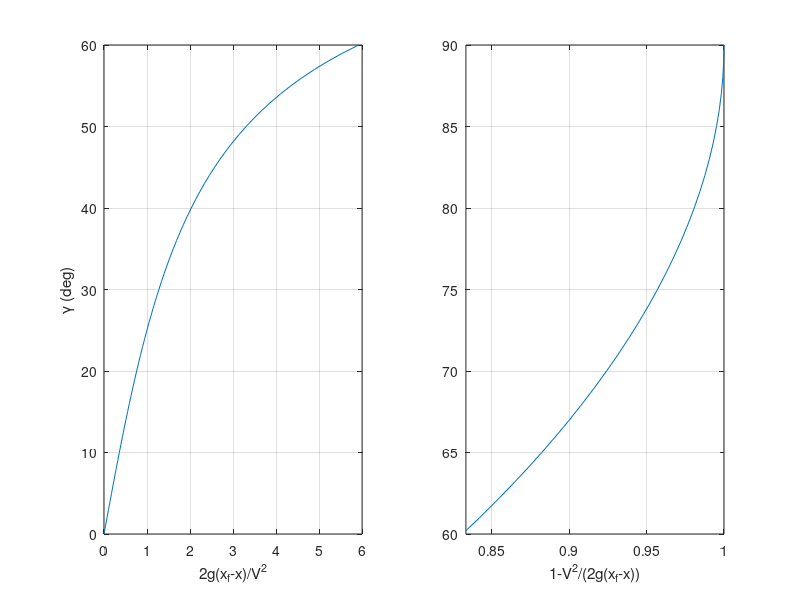
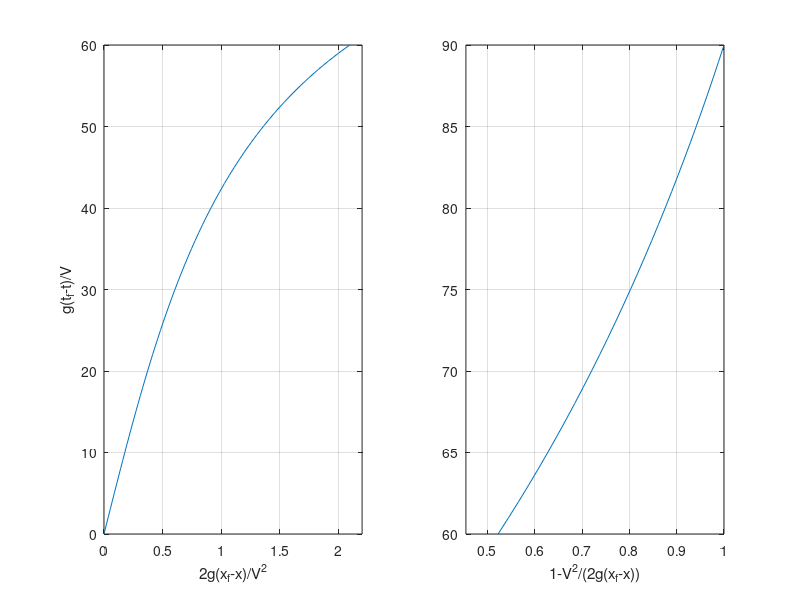
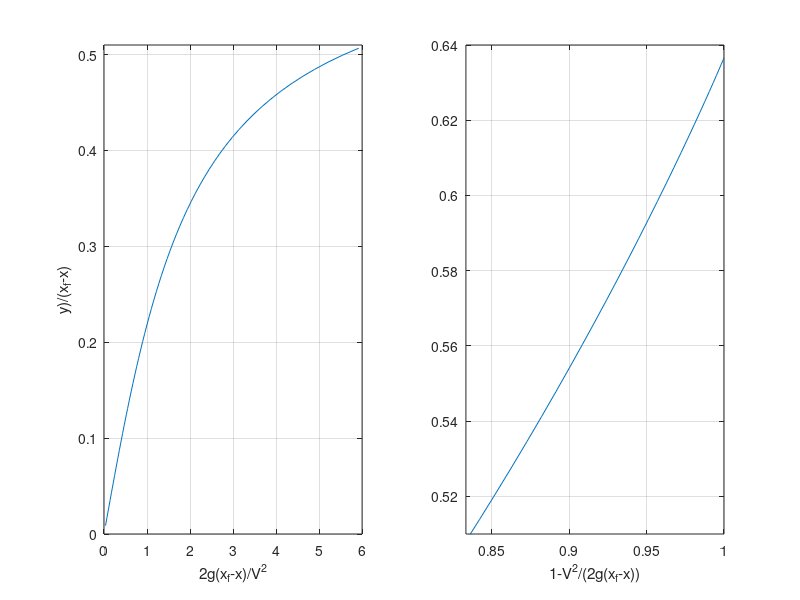

MATLAB code to generate these figures, in order:
% Script p7_3_1.m; min time paths to x=xf using gravity; x in 
% units of V^2/(2g), t in V/g;                      12/96, 7/23/02
%
c=pi/180; ga=c*[0:60]; x=(ga+sin(2*ga)/2)./(cos(ga)).^2;
T=ga./cos(ga); Y=(sin(ga)).^2./(ga+sin(ga).*cos(ga));
ga1=c*[60:90]; N=length(ga1); un=ones(1,N); 
rx=(cos(ga1)).^2./(ga1+sin(2*ga1)/2); rT=cos(ga1)./ga1;
Y1=(sin(ga1)).^2./(ga1+sin(ga1).*cos(ga1));
%
figure(1); clf; subplot(121),plot(x,ga/c); xlabel('2g(x_f-x)/V^2')  
grid; ylabel('\gamma (deg)'); subplot(122), plot(un-rx,ga1/c); 
grid; axis([1-1/6 1 60 90]); xlabel('1-V^2/(2g(x_f-x))')
%
figure(2); clf; subplot(121), plot(T,ga/c); ylabel('g(t_f-t)/V')
grid; xlabel('2g(x_f-x)/V^2'); axis([0 2.2 0 60]); subplot(122);
plot(un-rT,ga1/c); grid; xlabel('1-V^2/(2g(x_f-x))')
axis([1/2.2 1 60 90])
%
figure(3); clf; subplot(121),plot(x,Y); grid; ylabel('y)/(x_f-x)')
xlabel('2g(x_f-x)/V^2'); axis([0 6 0 .51]); subplot(122)
plot(un-rx,Y1); axis([5/6 1 .51 .64]); xlabel('1-V^2/(2g(x_f-x))')
grid
